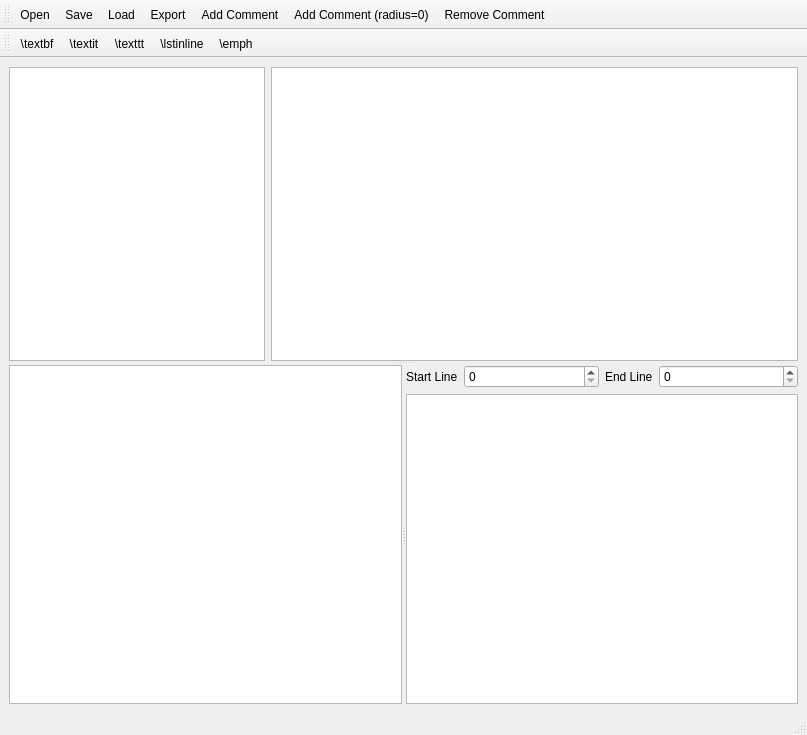
<?xml version="1.0" encoding="UTF-8"?>
<ui version="4.0">
 <class>MainWindow</class>
 <widget class="QMainWindow" name="MainWindow">
  <property name="geometry">
   <rect>
    <x>0</x>
    <y>0</y>
    <width>807</width>
    <height>735</height>
   </rect>
  </property>
  <property name="windowTitle">
   <string>CodeComment</string>
  </property>
  <widget class="QWidget" name="centralwidget">
   <layout class="QGridLayout" name="gridLayout_3">
    <item row="0" column="0">
     <widget class="QSplitter" name="splitter_3">
      <property name="orientation">
       <enum>Qt::Vertical</enum>
      </property>
      <widget class="QWidget" name="widget" native="true">
       <layout class="QGridLayout" name="gridLayout">
        <item row="0" column="0">
         <widget class="QListWidget" name="listWidgetFiles">
          <property name="sizePolicy">
           <sizepolicy hsizetype="Preferred" vsizetype="Expanding">
            <horstretch>0</horstretch>
            <verstretch>0</verstretch>
           </sizepolicy>
          </property>
         </widget>
        </item>
        <item row="0" column="1">
         <widget class="QPlainTextEdit" name="plainTextEditCode">
          <property name="readOnly">
           <bool>true</bool>
          </property>
         </widget>
        </item>
       </layout>
      </widget>
      <widget class="QWidget" name="widget_2" native="true">
       <layout class="QGridLayout" name="gridLayout_2">
        <item row="0" column="0">
         <widget class="QSplitter" name="splitter_2">
          <property name="orientation">
           <enum>Qt::Horizontal</enum>
          </property>
          <widget class="QWidget" name="layoutWidget">
           <layout class="QVBoxLayout" name="verticalLayout">
            <item>
             <widget class="QListWidget" name="listWidgetComments">
              <property name="sizePolicy">
               <sizepolicy hsizetype="Preferred" vsizetype="Expanding">
                <horstretch>0</horstretch>
                <verstretch>0</verstretch>
               </sizepolicy>
              </property>
             </widget>
            </item>
           </layout>
          </widget>
          <widget class="QWidget" name="layoutWidget">
           <layout class="QVBoxLayout" name="verticalLayout_2">
            <item>
             <layout class="QHBoxLayout" name="horizontalLayout">
              <item>
               <layout class="QFormLayout" name="formLayout_2">
                <property name="fieldGrowthPolicy">
                 <enum>QFormLayout::AllNonFixedFieldsGrow</enum>
                </property>
                <item row="0" column="0">
                 <widget class="QLabel" name="label_2">
                  <property name="text">
                   <string>Start Line</string>
                  </property>
                 </widget>
                </item>
                <item row="0" column="1">
                 <widget class="QSpinBox" name="spinBoxStartLine">
                  <property name="maximum">
                   <number>999999999</number>
                  </property>
                 </widget>
                </item>
               </layout>
              </item>
              <item>
               <layout class="QFormLayout" name="formLayout">
                <property name="fieldGrowthPolicy">
                 <enum>QFormLayout::AllNonFixedFieldsGrow</enum>
                </property>
                <item row="0" column="0">
                 <widget class="QLabel" name="label">
                  <property name="text">
                   <string>End Line</string>
                  </property>
                 </widget>
                </item>
                <item row="0" column="1">
                 <widget class="QSpinBox" name="spinBoxEndLine">
                  <property name="maximum">
                   <number>999999999</number>
                  </property>
                 </widget>
                </item>
               </layout>
              </item>
             </layout>
            </item>
            <item>
             <widget class="QPlainTextEdit" name="plainTextEditComment"/>
            </item>
           </layout>
          </widget>
         </widget>
        </item>
       </layout>
      </widget>
     </widget>
    </item>
   </layout>
  </widget>
  <widget class="QToolBar" name="toolBar">
   <property name="windowTitle">
    <string>toolBar</string>
   </property>
   <attribute name="toolBarArea">
    <enum>TopToolBarArea</enum>
   </attribute>
   <attribute name="toolBarBreak">
    <bool>false</bool>
   </attribute>
   <addaction name="actionOpen"/>
   <addaction name="actionSave"/>
   <addaction name="actionLoad"/>
   <addaction name="actionExport"/>
   <addaction name="actionAdd_Comment"/>
   <addaction name="actionAdd_Comment_radius_0"/>
   <addaction name="actionRemove_Comment"/>
  </widget>
  <widget class="QStatusBar" name="statusBar"/>
  <widget class="QToolBar" name="toolBar_2">
   <property name="windowTitle">
    <string>toolBar_2</string>
   </property>
   <attribute name="toolBarArea">
    <enum>TopToolBarArea</enum>
   </attribute>
   <attribute name="toolBarBreak">
    <bool>true</bool>
   </attribute>
   <addaction name="action_textbf"/>
   <addaction name="action_textit"/>
   <addaction name="action_texttt"/>
   <addaction name="action_lstinline"/>
   <addaction name="action_emph"/>
  </widget>
  <action name="actionExport">
   <property name="text">
    <string>Export</string>
   </property>
   <property name="toolTip">
    <string>alt+e</string>
   </property>
   <property name="shortcut">
    <string>Alt+E</string>
   </property>
  </action>
  <action name="actionOpen">
   <property name="text">
    <string>Open</string>
   </property>
   <property name="toolTip">
    <string>alt+o</string>
   </property>
   <property name="shortcut">
    <string>Alt+O</string>
   </property>
  </action>
  <action name="actionAdd_Comment">
   <property name="text">
    <string>Add Comment</string>
   </property>
   <property name="toolTip">
    <string>alt + c</string>
   </property>
   <property name="shortcut">
    <string>Alt+C</string>
   </property>
  </action>
  <action name="actionRemove_Comment">
   <property name="text">
    <string>Remove Comment</string>
   </property>
   <property name="toolTip">
    <string>alt + r</string>
   </property>
   <property name="shortcut">
    <string>Alt+R</string>
   </property>
  </action>
  <action name="actionAdd_Comment_radius_0">
   <property name="text">
    <string>Add Comment (radius=0)</string>
   </property>
   <property name="toolTip">
    <string>alt+v</string>
   </property>
   <property name="shortcut">
    <string>Alt+V</string>
   </property>
  </action>
  <action name="actionSave">
   <property name="text">
    <string>Save</string>
   </property>
   <property name="toolTip">
    <string>ctrl+s</string>
   </property>
   <property name="shortcut">
    <string>Ctrl+S</string>
   </property>
  </action>
  <action name="actionLoad">
   <property name="text">
    <string>Load</string>
   </property>
   <property name="toolTip">
    <string>ctrl+l</string>
   </property>
   <property name="shortcut">
    <string>Ctrl+L</string>
   </property>
  </action>
  <action name="action_textbf">
   <property name="text">
    <string>\textbf</string>
   </property>
   <property name="toolTip">
    <string>alt+f</string>
   </property>
   <property name="shortcut">
    <string>Alt+F</string>
   </property>
  </action>
  <action name="action_textit">
   <property name="text">
    <string>\textit</string>
   </property>
   <property name="toolTip">
    <string>alt+i</string>
   </property>
   <property name="shortcut">
    <string>Alt+I</string>
   </property>
  </action>
  <action name="action_texttt">
   <property name="text">
    <string>\texttt</string>
   </property>
   <property name="toolTip">
    <string>alt+t</string>
   </property>
   <property name="shortcut">
    <string>Alt+T</string>
   </property>
  </action>
  <action name="action_lstinline">
   <property name="text">
    <string>\lstinline</string>
   </property>
   <property name="toolTip">
    <string>alt+l</string>
   </property>
   <property name="shortcut">
    <string>Alt+L</string>
   </property>
  </action>
  <action name="action_emph">
   <property name="text">
    <string>\emph</string>
   </property>
   <property name="toolTip">
    <string>alt+p</string>
   </property>
   <property name="shortcut">
    <string>Alt+P</string>
   </property>
  </action>
 </widget>
 <resources/>
 <connections/>
</ui>
